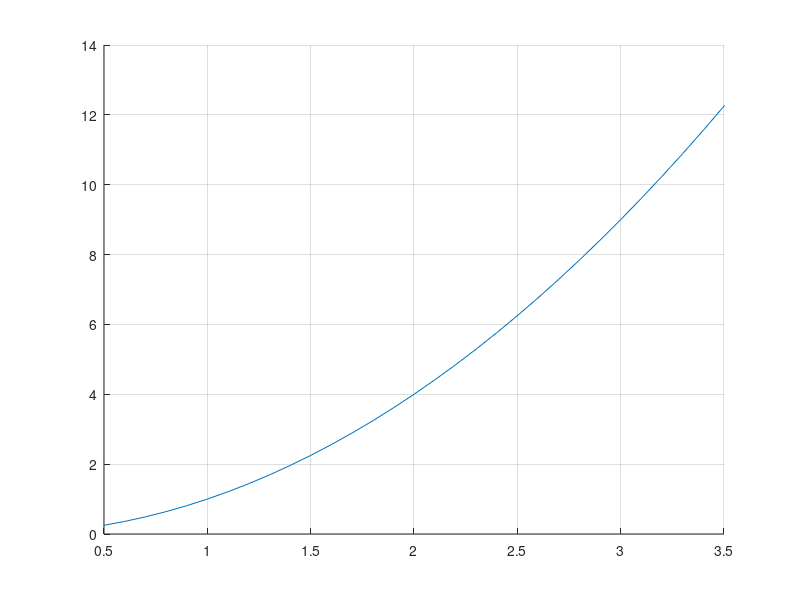

Source code (MATLAB):
% Questao 4.3 - Prova A da 204
% Lucas Vasconcelos Resende - 205B

%(1)
xfuncao = 0:0.1:5;
yfuncao = xfuncao.^2;
%(2)
x1 = input('Digite o x1:  ');
x2 = input('Digite o x2:  ');
%(3)
y1 = x1^2;
y2 = x2^2;
%(4)
figure('Name', 'Questão 4.3')
hold on;
plot(xfuncao, yfuncao)
plot(x1, y1, 'ok', 'markersize', 8)
plot(x2, y2, 'ok', 'markersize', 8)
%(5) / (6)
p1 = [x1,y1];
p2 = [x2,y2];
p3 = [x2, 0];
p4 = [x1, 0];
xpoligono = [p1(1), p2(1), p3(1), p4(1), p1(1)];
ypoligono = [p1(2), p2(2), p3(2), p4(2), p1(2)];
plot(xpoligono, ypoligono)
areatrap = (y1+y2)*(x2-x1)/2;
printf("Area do trapezio: %f\n", areatrap);
grid on;
axis([0.5 3.5 0 14])
